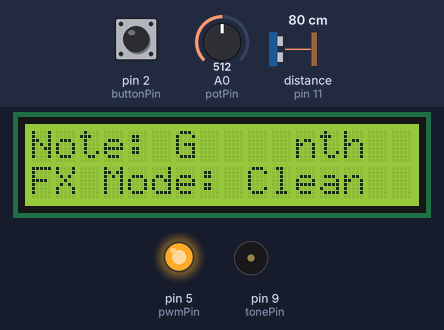
Bench run of a sketch on a simulated Arduino Uno, built with avr-gcc and run on an emulated ATmega328P. Shown: 16×2 character LCD, output pins drawn as LEDs (lit = HIGH), buzzer (waves = sounding). Wiring (inferred from the names in the program): ultrasonic range finder: trigger pin 10; echo pin 11. Inputs (shaded band) come from the test bench; at power-on: distance to the obstacle (sensor on pin 11) 80 cm, pin 2 (buttonPin) HIGH, A0 (potPin) = 512. The echo pulse lasts 58.3 µs per cm; random numbers use the default seed unless the sketch sets one; pins used as bus, display or sensor lines are not drawn.

Above: at 2.2 s.
2.3 s: distance to the obstacle (sensor on pin 11) set to 2 cm
At 3.3 s:
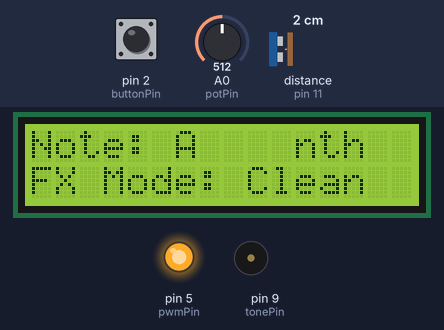
4.0 s: distance to the obstacle (sensor on pin 11) set to 48 cm
At 5.8 s:
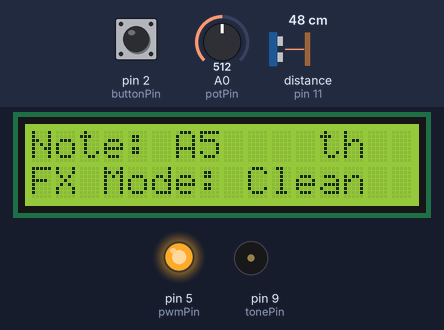
6.1 s: distance to the obstacle (sensor on pin 11) set to 18 cm
At 7.5 s:
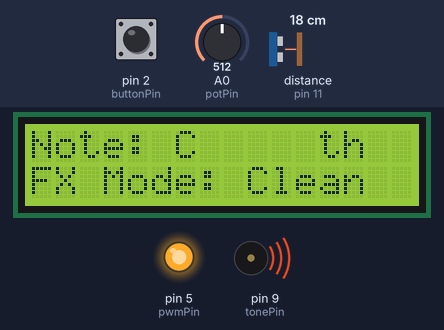
7.8 s: pin 2 (buttonPin) pulled LOW for 0.15 s
At 8.03 s:
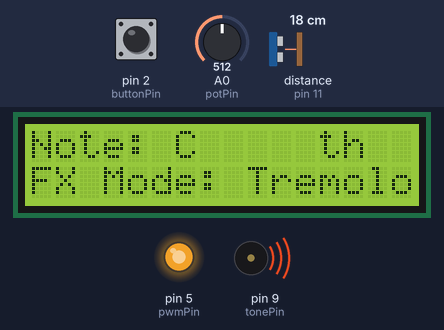
8.5 s: pin 2 (buttonPin) pulled LOW for 1 s
At 9.58 s:
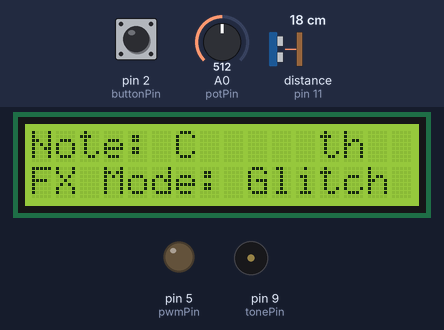
10.1 s: pin 2 (buttonPin) pulled LOW for 3.2 s
At 14.5 s:
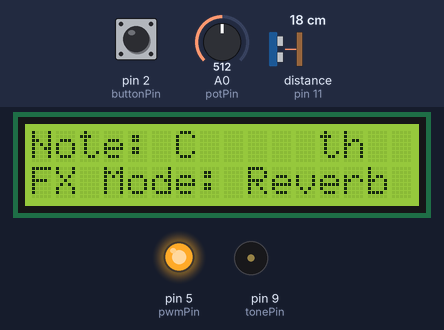
Timing chart, 0 to 15.8 s (numbered marks = the images above; inputs shaded):
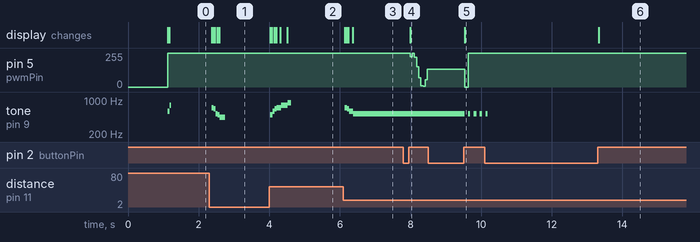

The sketch:

Theremin.ino
```cpp
#include <Wire.h>
#include <LiquidCrystal_I2C.h>

const int trigPin = 10;
const int echoPin = 11;
const int tonePin = 9;
const int pwmPin = 5;
const int buttonPin = 2;
const int potPin = A0;

long duration;
float smoothDistance = 0;
const float alpha = 0.3;
int distance;
int note;
int mode = 0;
bool isMuted = false;
unsigned long lastPress = 0;

LiquidCrystal_I2C lcd(0x27, 16, 2);

// Natural notes A to A5 (no sharps/flats)
int snappedNotes[] = {
  440, // A
  494, // B
  523, // C
  587, // D
  659, // E
  698, // F
  784, // G
  880  // A5
};

String noteNames[] = {
  "A", "B", "C", "D", "E", "F", "G", "A5"
};

String fxModes[] = {
  "Clean", "Tremolo", "Glitch", "Reverb"
};

void setup() {
  pinMode(trigPin, OUTPUT);
  pinMode(echoPin, INPUT);
  pinMode(tonePin, OUTPUT);
  pinMode(pwmPin, OUTPUT);
  pinMode(buttonPin, INPUT_PULLUP);
  pinMode(potPin, INPUT);

  lcd.init();
  lcd.backlight();
  lcd.setCursor(0, 0);
  lcd.print("Theremin Synth");
  lcd.setCursor(0, 1);
  lcd.print("FX Mode: Clean");
  delay(1000);
}

void loop() {
  // FX Mode & Mute Toggle
  if (digitalRead(buttonPin) == LOW && millis() - lastPress > 300) {
    unsigned long holdTime = 0;
    while (digitalRead(buttonPin) == LOW) {
      delay(10);
      holdTime += 10;
      if (holdTime >= 2000) break;
    }

    lastPress = millis();
    if (holdTime >= 2000) {
      isMuted = !isMuted;
    } else {
      mode = (mode + 1) % 4;
    }
  }

  // Distance Measurement with Smoothing
  digitalWrite(trigPin, LOW);
  delayMicroseconds(2);
  digitalWrite(trigPin, HIGH);
  delayMicroseconds(10);
  digitalWrite(trigPin, LOW);
  duration = pulseIn(echoPin, HIGH);
  float rawDistance = duration * 0.034 / 2;
  smoothDistance = alpha * rawDistance + (1 - alpha) * smoothDistance;
  distance = (int)smoothDistance;

  if (distance >= 5 && distance <= 45) {
    int index = map(distance, 5, 45, 0, 7);
    index = constrain(index, 0, 7);
    note = snappedNotes[index];

    lcd.setCursor(0, 0);
    lcd.print("Note: ");
    lcd.print(noteNames[index]);
    lcd.print("    ");

    lcd.setCursor(0, 1);
    lcd.print("FX Mode: ");
    lcd.print(fxModes[mode]);
    lcd.print("   ");

    if (isMuted) {
      noTone(tonePin);
      analogWrite(pwmPin, 255);
    }

    else if (mode == 0) {
      tone(tonePin, note);
      analogWrite(pwmPin, 255);
    }

    else if (mode == 1) {
      tone(tonePin, note);
      int potValue = analogRead(potPin);
      float tremoloSpeed = 20 + pow((1023 - potValue) / 1023.0, 2.0) * 280;
      tremoloSpeed = constrain(tremoloSpeed, 20, 300);
      int lfo = (sin(millis() / tremoloSpeed) + 1.0) * 127.5;
      analogWrite(pwmPin, lfo);
    }

    else if (mode == 2) {
      int glitchChance = random(0, 10);
      if (glitchChance < 7) {
        tone(tonePin, note);
        analogWrite(pwmPin, 255);
        delay(random(50, 80));
        noTone(tonePin);
        delay(random(30, 60));
      } else {
        noTone(tonePin);
        analogWrite(pwmPin, 0);
        delay(random(30, 50));
      }
    }

    else if (mode == 3) {
      tone(tonePin, note);
      analogWrite(pwmPin, 255);
      delay(random(20, 40));
      noTone(tonePin);
      delay(random(20, 30));
    }

  } else {
    noTone(tonePin);
  }

  delay(30);
}
```

Measured:
- after the input at 2.3 s, tone on pin 9 (tonePin): plays 698 Hz for 0.06 s, 659 Hz for 0.06 s, 523 Hz for 0.06 s, 494 Hz for 0.06 s, 440 Hz for 0.15 s, starting after 0.07 s; the display: first changes after 0.07 s (image 1 shows a later state)
- after the input at 4.0 s, tone on pin 9 (tonePin): plays 494 Hz for 0.06 s, 587 Hz for 0.06 s, 659 Hz for 0.06 s, 698 Hz for 0.12 s, 784 Hz for 0.18 s, 880 Hz for 0.10 s, starting at once; the display: first changes at once (image 2 shows a later state)
- after the input at 6.1 s, tone on pin 9 (tonePin): silent → 698 Hz at once, → 659 Hz 0.06 s later, → 587 Hz 0.06 s later, → 523 Hz 0.12 s later; the display: first changes at once (image 3 shows a later state)
- after the input at 7.8 s, the display: changes after 0.19 s (image 4)
- after the input at 8.5 s, tone on pin 9 (tonePin): alternates 523 Hz for 0.07 s and silent for 0.10 s, starting after 1.0 s; the display: changes after 1.0 s (image 5)
- after the input at 10.1 s, the display: changes after 3.2 s (image 6)
